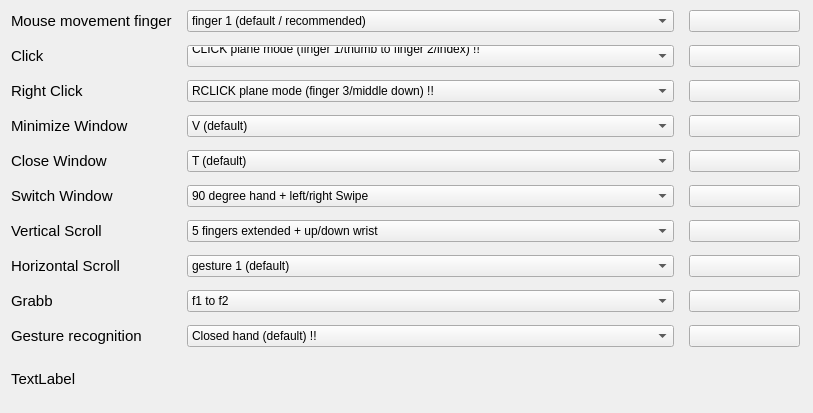
         <widget class="QWidget" name="cb_layout">
          <property name="geometry">
           <rect>
            <x>0</x>
            <y>0</y>
            <width>813</width>
            <height>413</height>
           </rect>
          </property>
          <layout class="QGridLayout" name="gridLayout">
           <property name="topMargin">
            <number>10</number>
           </property>
           <property name="rightMargin">
            <number>13</number>
           </property>
           <property name="bottomMargin">
            <number>15</number>
           </property>
           <property name="horizontalSpacing">
            <number>15</number>
           </property>
           <property name="verticalSpacing">
            <number>13</number>
           </property>
           <item row="10" column="0">
            <widget class="QLabel" name="label_14">
             <property name="font">
              <font>
               <pointsize>11</pointsize>
              </font>
             </property>
             <property name="text">
              <string>TextLabel</string>
             </property>
            </widget>
           </item>
           <item row="9" column="0">
            <widget class="QLabel" name="label_13">
             <property name="font">
              <font>
               <pointsize>11</pointsize>
              </font>
             </property>
             <property name="text">
              <string>Gesture recognition</string>
             </property>
            </widget>
           </item>
           <item row="3" column="0">
            <widget class="QLabel" name="label_6">
             <property name="font">
              <font>
               <pointsize>11</pointsize>
              </font>
             </property>
             <property name="text">
              <string>Minimize Window</string>
             </property>
            </widget>
           </item>
           <item row="6" column="0">
            <widget class="QLabel" name="label_18">
             <property name="font">
              <font>
               <pointsize>11</pointsize>
              </font>
             </property>
             <property name="text">
              <string>Vertical Scroll</string>
             </property>
            </widget>
           </item>
           <item row="7" column="0">
            <widget class="QLabel" name="label_19">
             <property name="font">
              <font>
               <pointsize>11</pointsize>
              </font>
             </property>
             <property name="text">
              <string>Horizontal Scroll</string>
             </property>
            </widget>
           </item>
           <item row="2" column="0">
            <widget class="QLabel" name="label_23">
             <property name="font">
              <font>
               <pointsize>11</pointsize>
              </font>
             </property>
             <property name="text">
              <string>Right Click</string>
             </property>
            </widget>
           </item>
           <item row="8" column="0">
            <widget class="QLabel" name="label_24">
             <property name="font">
              <font>
               <pointsize>11</pointsize>
              </font>
             </property>
             <property name="text">
              <string>Grabb</string>
             </property>
            </widget>
           </item>
           <item row="4" column="0">
            <widget class="QLabel" name="label_7">
             <property name="font">
              <font>
               <pointsize>11</pointsize>
              </font>
             </property>
             <property name="text">
              <string>Close Window</string>
             </property>
            </widget>
           </item>
           <item row="5" column="0">
            <widget class="QLabel" name="label_9">
             <property name="font">
              <font>
               <pointsize>11</pointsize>
              </font>
             </property>
             <property name="text">
              <string>Switch Window</string>
             </property>
            </widget>
           </item>
           <item row="0" column="0">
            <widget class="QLabel" name="label_5">
             <property name="font">
              <font>
               <pointsize>11</pointsize>
               <weight>50</weight>
               <italic>false</italic>
               <bold>false</bold>
              </font>
             </property>
             <property name="text">
              <string>Mouse movement finger</string>
             </property>
            </widget>
           </item>
           <item row="1" column="0">
            <widget class="QLabel" name="label_4">
             <property name="font">
              <font>
               <pointsize>11</pointsize>
              </font>
             </property>
             <property name="text">
              <string>Click</string>
             </property>
            </widget>
           </item>
           <item row="6" column="3">
            <widget class="QPushButton" name="button_help_vscroll">
             <property name="text">
              <string/>
             </property>
            </widget>
           </item>
           <item row="8" column="3">
            <widget class="QPushButton" name="button_help_grabb">
             <property name="text">
              <string/>
             </property>
            </widget>
           </item>
           <item row="1" column="3">
            <widget class="QPushButton" name="button_help_click">
             <property name="text">
              <string/>
             </property>
            </widget>
           </item>
           <item row="2" column="3">
            <widget class="QPushButton" name="button_help_rclick">
             <property name="text">
              <string/>
             </property>
             <property name="iconSize">
              <size>
               <width>10</width>
               <height>10</height>
              </size>
             </property>
            </widget>
           </item>
           <item row="7" column="3">
            <widget class="QPushButton" name="button_help_grabb_2">
             <property name="text">
              <string/>
             </property>
            </widget>
           </item>
           <item row="9" column="3">
            <widget class="QPushButton" name="button_help_grabb_3">
             <property name="text">
              <string/>
             </property>
            </widget>
           </item>
           <item row="5" column="3">
            <widget class="QPushButton" name="button_help_grabb_4">
             <property name="text">
              <string/>
             </property>
            </widget>
           </item>
           <item row="4" column="3">
            <widget class="QPushButton" name="button_help_grabb_5">
             <property name="text">
              <string/>
             </property>
            </widget>
           </item>
           <item row="3" column="3">
            <widget class="QPushButton" name="button_help_grabb_6">
             <property name="text">
              <string/>
             </property>
            </widget>
           </item>
           <item row="0" column="3">
            <widget class="QPushButton" name="button_help_grabb_7">
             <property name="text">
              <string/>
             </property>
            </widget>
           </item>
           <item row="0" column="1" colspan="2">
            <widget class="QComboBox" name="combo_box_mm">
             <property name="mouseTracking">
              <bool>true</bool>
             </property>
             <property name="autoFillBackground">
              <bool>false</bool>
             </property>
             <property name="currentIndex">
              <number>1</number>
             </property>
             <property name="frame">
              <bool>true</bool>
             </property>
             <item>
              <property name="text">
               <string>finger 0</string>
              </property>
             </item>
             <item>
              <property name="text">
               <string>finger 1 (default / recommended)</string>
              </property>
             </item>
             <item>
              <property name="text">
               <string>finger 2</string>
              </property>
             </item>
             <item>
              <property name="text">
               <string>finger 3</string>
              </property>
             </item>
             <item>
              <property name="text">
               <string>finger 4</string>
              </property>
             </item>
            </widget>
           </item>
           <item row="1" column="1" colspan="2">
            <widget class="QComboBox" name="combo_box_click">
             <item>
              <property name="text">
               <string>CLICK plane mode (finger 1/thumb to finger 2/index) !!
                                                        </string>
              </property>
             </item>
             <item>
              <property name="text">
               <string>CLICK deep mode (finger 1/index at front)</string>
              </property>
             </item>
             <item>
              <property name="text">
               <string>CLICK (finger 3/middle down) !!</string>
              </property>
             </item>
             <item>
              <property name="text">
               <string>CLICK (finger 2/index down)</string>
              </property>
             </item>
             <item>
              <property name="text">
               <string>CLICK (finger 1/thumb down)</string>
              </property>
             </item>
            </widget>
           </item>
           <item row="2" column="1" colspan="2">
            <widget class="QComboBox" name="combo_box_rclick">
             <item>
              <property name="text">
               <string>RCLICK plane mode (finger 3/middle down) !!</string>
              </property>
             </item>
             <item>
              <property name="text">
               <string>RCLICK deep mode (finger 1 and 2 to front)</string>
              </property>
             </item>
             <item>
              <property name="text">
               <string>RCLICK (finger 1/index down)</string>
              </property>
             </item>
            </widget>
           </item>
           <item row="3" column="1" colspan="2">
            <widget class="QComboBox" name="combo_box_minimizew">
             <property name="sizePolicy">
              <sizepolicy hsizetype="Preferred" vsizetype="Preferred">
               <horstretch>0</horstretch>
               <verstretch>0</verstretch>
              </sizepolicy>
             </property>
             <item>
              <property name="text">
               <string>V (default)</string>
              </property>
             </item>
             <item>
              <property name="text">
               <string>T</string>
              </property>
             </item>
             <item>
              <property name="text">
               <string>W</string>
              </property>
             </item>
             <item>
              <property name="text">
               <string>D</string>
              </property>
             </item>
             <item>
              <property name="text">
               <string>Z</string>
              </property>
             </item>
            </widget>
           </item>
           <item row="4" column="1" colspan="2">
            <widget class="QComboBox" name="combo_box_closew">
             <item>
              <property name="text">
               <string>T (default)</string>
              </property>
             </item>
             <item>
              <property name="text">
               <string>V</string>
              </property>
             </item>
             <item>
              <property name="text">
               <string>W</string>
              </property>
             </item>
             <item>
              <property name="text">
               <string>Z</string>
              </property>
             </item>
             <item>
              <property name="text">
               <string>D</string>
              </property>
             </item>
            </widget>
           </item>
           <item row="5" column="1" colspan="2">
            <widget class="QComboBox" name="combo_box_changew">
             <item>
              <property name="text">
               <string>90 degree hand + left/right Swipe</string>
              </property>
             </item>
             <item>
              <property name="text">
               <string>gesture 2</string>
              </property>
             </item>
            </widget>
           </item>
           <item row="6" column="1" colspan="2">
            <widget class="QComboBox" name="combo_box_vscroll">
             <item>
              <property name="text">
               <string>5 fingers extended + up/down wrist</string>
              </property>
             </item>
             <item>
              <property name="text">
               <string>5 fingers extended + left/right wrist</string>
              </property>
             </item>
             <item>
              <property name="text">
               <string>4 fingers extended + up/down wrist</string>
              </property>
             </item>
             <item>
              <property name="text">
               <string>3 fingers extended + up/down wrist</string>
              </property>
             </item>
            </widget>
           </item>
           <item row="7" column="1" colspan="2">
            <widget class="QComboBox" name="combo_box_hscroll">
             <item>
              <property name="text">
               <string>gesture 1 (default)</string>
              </property>
             </item>
             <item>
              <property name="text">
               <string>gesture 2</string>
              </property>
             </item>
            </widget>
           </item>
           <item row="8" column="1" colspan="2">
            <widget class="QComboBox" name="combo_box_grabb">
             <item>
              <property name="text">
               <string>f1 to f2</string>
              </property>
             </item>
            </widget>
           </item>
           <item row="9" column="1" colspan="2">
            <widget class="QComboBox" name="combo_box_gesture">
             <item>
              <property name="text">
               <string>Closed hand (default) !!</string>
              </property>
             </item>
             <item>
              <property name="text">
               <string>Two hands in frame (RIGHT recorded)</string>
              </property>
             </item>
             <item>
              <property name="text">
               <string>Pinky ahead</string>
              </property>
             </item>
            </widget>
           </item>
          </layout>
         </widget>
